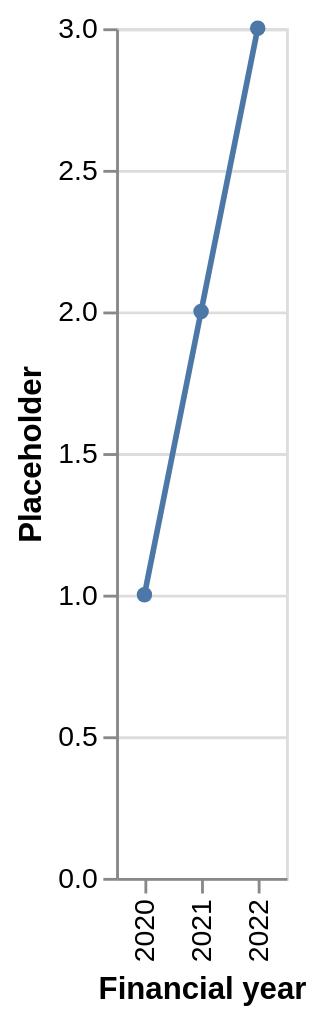

Source (Vega-Lite JSON):
### Vega-Lite specification from a JSON file in a GitHub repository (floating-point values rounded to 4 significant figures)
{"$schema": "https://vega.github.io/schema/vega-lite/v5.json", "description": "PLACEHOLDER spec to test the setup. Replace the inline values with data/clean/sector_trend.csv once cleaned.", "width": "container", "height": 300, "data": {"values": [{"year": "2020", "value": 1}, {"year": "2021", "value": 2}, {"year": "2022", "value": 3}]}, "mark": {"type": "line", "point": true}, "encoding": {"x": {"field": "year", "type": "ordinal", "title": "Financial year"}, "y": {"field": "value", "type": "quantitative", "title": "Placeholder"}}}
